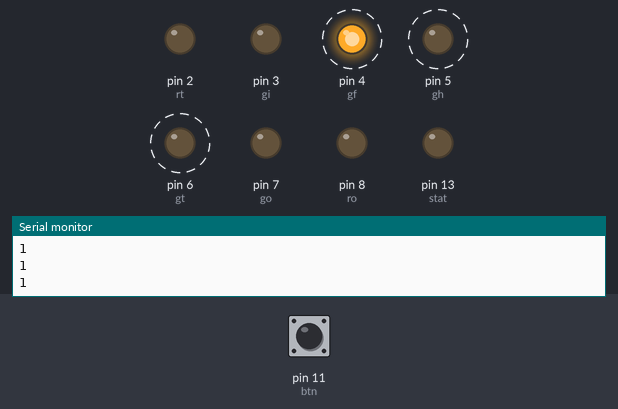
Simulated run of this sketch. Board: Arduino Uno, built with avr-gcc and run on an emulated ATmega328P. Parts: output pins drawn as LEDs (lit = HIGH), the last lines printed to the serial monitor. Dashed ring = blinking. The test bench sets the inputs (shaded band); at power-on: pin 11 (btn) HIGH. Random numbers use the default seed unless the sketch sets one.

Above: at 0.78 s.
1.3 s: pin 11 (btn) pulled LOW for 3.2 s
At 1.8 s:
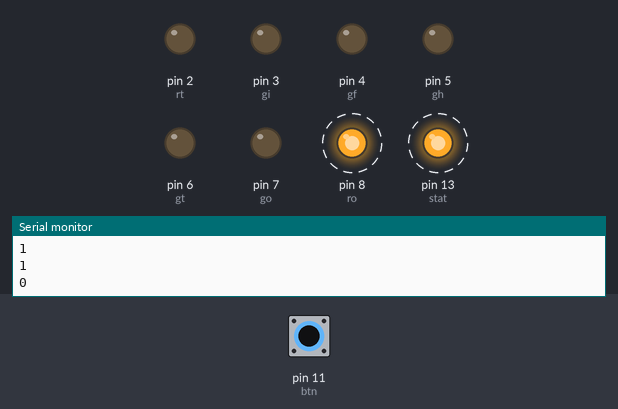
6.0 s: pin 11 (btn) pulled LOW for 1 s
At 7.1 s:
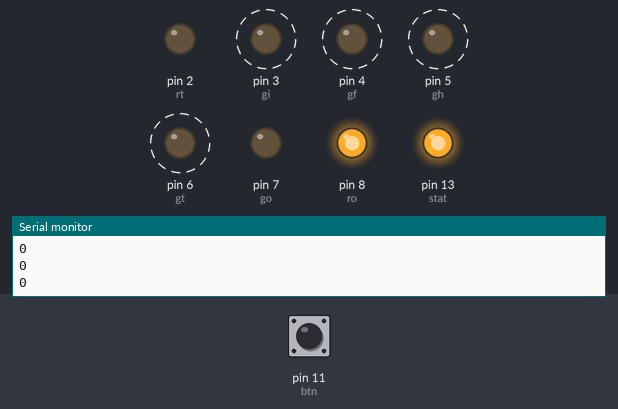
9.0 s: pin 11 (btn) pulled LOW for 3.2 s
At 10.8 s:
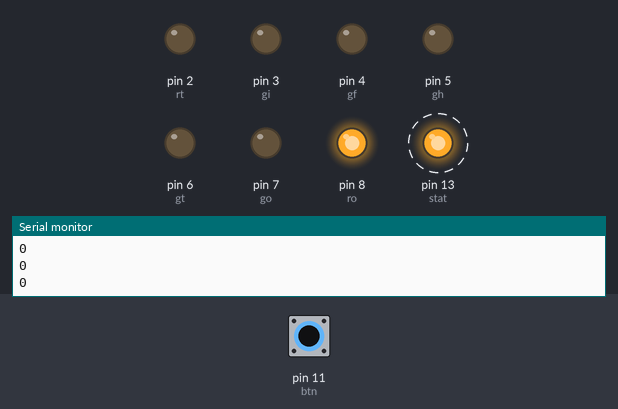
Timing chart, 0 to 21.2 s (numbered marks = the images above; inputs shaded):
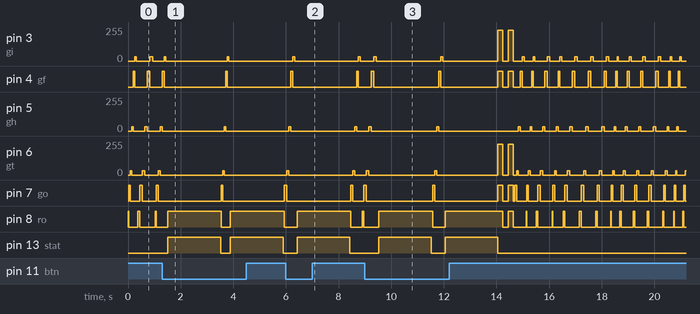

The sketch:

code.ino
```cpp
                // variables
//delay time
// pins
int ro = 8;
int rt = 2;
int go = 7;
int gt = 6;
int gh = 5;
int gf = 4;
int gi = 3;

// button
int btn = 11;
int btnP = 0;

// scoring
int pos = 0;
int stat = 13;
int total = 0;
// code
void setup() {
 pinMode(ro, OUTPUT);
 pinMode(go, OUTPUT);
 pinMode(gt, OUTPUT);
 pinMode(gh, OUTPUT);
 pinMode(gf, OUTPUT);
 pinMode(gi, OUTPUT);
 // buzzer
 pinMode(rt, OUTPUT);
  // button
 pinMode(btn, INPUT);
 Serial.begin(9600);

 // score
 pinMode(stat, OUTPUT);
}

void loop() {
// refresh random speed
int randSpeed = random(50, 100); // SPEED OF BLINKING
int t = randSpeed;

// button code

/// lights loop
digitalWrite(ro, 200);
pos = 1; ///          storing position into variable
btnP = digitalRead(btn);
if(pos == 1 && btnP == 0){
  digitalWrite(stat, HIGH);
  delay(2000);
  digitalWrite(stat, LOW);
  total = total + 1;
  Serial.println("----------");
  Serial.println(total);
  Serial.println("----------");
  }
if (total == 5) {
  total = 0;
  analogWrite(ro, 1000);
  analogWrite(go, 1000);
  analogWrite(gt, 1000);
  analogWrite(gt, 1000);
  analogWrite(gf, 1000);
  analogWrite(gi, 1000);
  //
  delay(200);
  analogWrite(ro, 0);
  analogWrite(go, 0);
  analogWrite(gt, 0);
  analogWrite(gt, 0);
  analogWrite(gf, 0);
  analogWrite(gi, 0);
  delay(200);
  analogWrite(ro, 1000);
  analogWrite(go, 1000);
  analogWrite(gt, 1000);
  analogWrite(gt, 1000);
  analogWrite(gf, 1000);
  analogWrite(gi, 1000);
  //
  delay(200);
  analogWrite(ro, 0);
  analogWrite(go, 0);
  analogWrite(gt, 0);
  analogWrite(gt, 0);
  analogWrite(gf, 0);
  analogWrite(gi, 0);

    }
Serial.println(btnP);
delay(t - 30);
analogWrite(ro, 0);
pos = 2; ///          storing position into variable
analogWrite(go, 800);
btnP = digitalRead(btn);


Serial.println(btnP);
delay(t);
analogWrite(go, 0);
analogWrite(gt, 800);
pos = 3; ///          storing position into variable
btnP = digitalRead(btn);


Serial.println(btnP);
delay(t);
analogWrite(gt, 0);
analogWrite(gh, 800);
pos = 4; ///          storing position into variable
btnP = digitalRead(btn);


Serial.println(btnP);
delay(t);
analogWrite(gh, 0);
analogWrite(gf, 800);
pos = 5; ///          storing position into variable
btnP = digitalRead(btn);


Serial.println(btnP);
delay(t);
analogWrite(gf, 0);
analogWrite(gi, 800);
pos = 6; ///          storing position into variable
btnP = digitalRead(btn);
delay(t);
analogWrite(gi, 0);

Serial.println(btnP);
delay(t);
analogWrite(rt, 0);


}
```

Measured:
- after the input at 1.3 s, pin 13 (stat): alternates HIGH for 2.0 s and LOW for 0.38 s, starting after 0.22 s
- after the input at 6.0 s, pin 13 (stat): LOW → HIGH after 0.42 s, → LOW 2.0 s later
- after the input at 9.0 s, pin 13 (stat): alternates HIGH for 2.0 s and LOW for 0.52 s, 4 changes in all, then stays LOW, starting after 0.53 s
